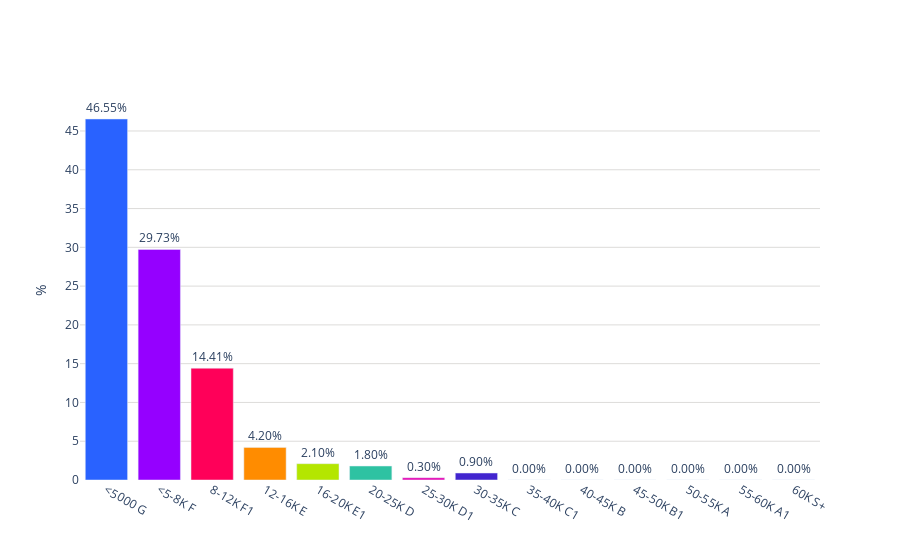

The notebook cell saved with this chart:
### Code cell
colores = ['#2962ff', '#9500ff', '#ff0059', '#ff8c00', '#b4e600', '#2EC2A2','#E50CB6','#4225CF','#2CBA4D','#2962ff', '#9500ff', '#ff0059', '#ff8c00', '#b4e600']

fig = go.Figure()
fig.add_trace(go.Bar(
    x=posiciones_salariospersona['Categoria'],  # Eje x: Categoría
    y=posiciones_salariospersona['porcentaje'],  # Eje y: porcentaje
    text=posiciones_salariospersona['porcentaje'].apply(lambda x: f'{x:.2f}%'),  # Texto con el formato deseado
    textposition='outside',  # Posición del texto (parte superior de las barras)
    marker_color=colores,  # Especifica los colores de las barras
))
fig.update_layout(
    #title='Mercado Salario por persona',  # Título de la gráfica
    title_x=0.5,
    yaxis=dict(
        title='%',  # Título del eje y
        gridcolor='#dddcda', # Color de las líneas que dividen los rangos del eje Y
        gridwidth=1, # Ancho de las líneas que dividen los rangos del eje Y
    ),
    plot_bgcolor='rgba(0,0,0,0)',  # Color de fondo del gráfico
)

# Exportar gráfica como archivo HTML
def guardar_grafico_como_html(fig, nombre_archivo, carpeta='graficas'):
    if not os.path.exists(carpeta): 
        os.makedirs(carpeta) # Crear la carpeta si no existe
    
    # Gráfica como archivo HTML en la carpeta especificada
    pio.write_html(fig, f'{carpeta}/{nombre_archivo}.html')

# Exportar
guardar_grafico_como_html(fig, 'g_bar_mercadosalarial_Xpersona_puebla', carpeta='graficas')

fig.show()

### Figure 1 — Plotly figure (JSON) as saved in the notebook; plotly's stock layout.template omitted (floating-point values rounded to 4 significant figures)
{"data": [{"marker": {"color": ["#2962ff", "#9500ff", "#ff0059", "#ff8c00", "#b4e600", "#2EC2A2", "#E50CB6", "#4225CF", "#2CBA4D", "#2962ff", "#9500ff", "#ff0059", "#ff8c00", "#b4e600"]}, "text": ["46.55%", "29.73%", "14.41%", "4.20%", "2.10%", "1.80%", "0.30%", "0.90%", "0.00%", "0.00%", "0.00%", "0.00%", "0.00%", "0.00%"], "textposition": "outside", "type": "bar", "x": ["<5000 G", "<5-8K F", "8-12K F1", "12-16K E", "16-20K E1", "20-25K D", "25-30K D1", "30-35K C", "35-40K C1", "40-45K B", "45-50K B1", "50-55K A", "55-60K A1", "60K S+"], "y": [46.55, 29.73, 14.41, 4.204, 2.102, 1.802, 0.3003, 0.9009, 0, 0, 0, 0, 0, 0]}], "layout": {"plot_bgcolor": "rgba(0,0,0,0)", "title": {"x": 0.5}, "yaxis": {"gridcolor": "#dddcda", "gridwidth": 1, "title": {"text": "%"}}}}
